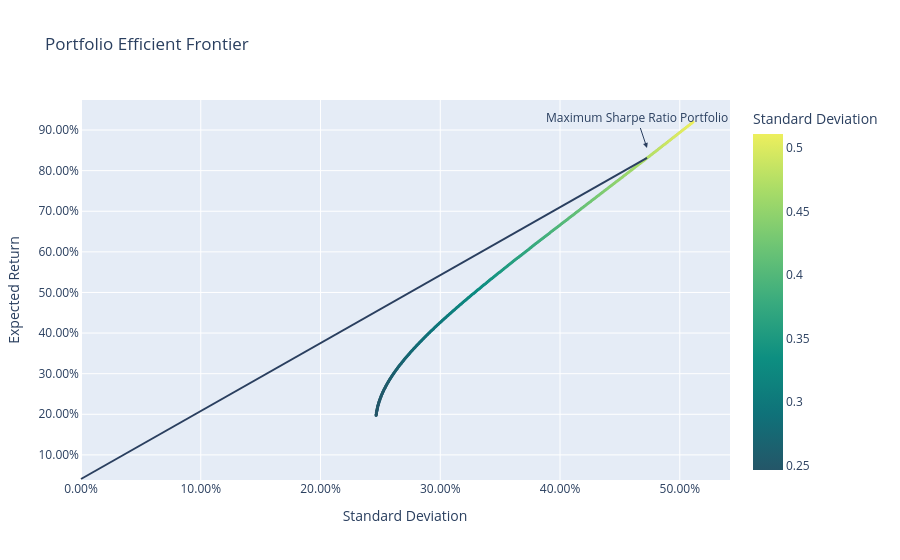

Notebook code cell kept with this figure:
### Code cell
# Step 5: PyNance Portfolio Metrics
import warnings
warnings.simplefilter(action='ignore', category=FutureWarning)

from pynance import portfolio_optimizer as po

# Select tickers for your portfolio
ticker_list = [ 'AAPL', 'NVDA']

# Create a PortfolioCalculations object
portfolio = po.PortfolioCalculations(ticker_list)

# Max Sharpe Portfolio
max_sharpe_rr = portfolio.max_sharpe_portfolio('rr')
max_sharpe_df = portfolio.max_sharpe_portfolio('df')
print("Max Sharpe Portfolio Risk/Return:")
print(max_sharpe_rr)
print("\nPortfolio Weights:")
print(max_sharpe_df)

# Min Variance Portfolio
min_var_rr = portfolio.min_var_portfolio('rr')
min_var_df = portfolio.min_var_portfolio('df')
print("\nMin Variance Portfolio Risk/Return:")
print(min_var_rr)
print("\nPortfolio Weights (Min Variance):")
print(min_var_df)

# Efficient Frontier Plot
fig = portfolio.efficient_frontier()
fig.show()

### Figure 1 — Plotly figure (JSON) as saved in the notebook; plotly's stock layout.template omitted (floating-point values rounded to 4 significant figures; data arrays with more than 128 entries replaced by an {"elided": "..."} marker saying what was removed)
{"data": [{"customdata": {"elided": "408x3 str values"}, "hovertemplate": "Standard Deviation=%{marker.color}<br>Expected Return=%{y}<br>Stock 1=%{customdata[0]}<br>Stock 2=%{customdata[1]}<br>Stock 3=%{customdata[2]}<extra></extra>", "legendgroup": "", "marker": {"color": {"elided": "408 float values"}, "coloraxis": "coloraxis", "size": 3, "symbol": "circle"}, "mode": "markers+lines", "name": "", "orientation": "v", "showlegend": false, "type": "scatter", "x": {"elided": "408 float values"}, "xaxis": "x", "y": {"elided": "408 float values"}, "yaxis": "y"}], "layout": {"annotations": [{"arrowhead": 2, "showarrow": true, "text": "Maximum Sharpe Ratio Portfolio", "x": 0.4726, "xshift": 0, "y": 0.8312, "yshift": 10}], "coloraxis": {"colorbar": {"title": {"text": "Standard Deviation"}}, "colorscale": [[0, "rgb(36, 86, 104)"], [0.1667, "rgb(15, 114, 121)"], [0.3333, "rgb(13, 143, 129)"], [0.5, "rgb(57, 171, 126)"], [0.6667, "rgb(110, 197, 116)"], [0.8333, "rgb(169, 220, 103)"], [1, "rgb(237, 239, 93)"]]}, "legend": {"tracegroupgap": 0}, "shapes": [{"type": "line", "x0": 0, "x1": 0.4726, "y0": 0.04063, "y1": 0.8312}], "title": {"text": "Portfolio Efficient Frontier"}, "xaxis": {"anchor": "y", "domain": [0, 1], "tickformat": ",.2%", "title": {"text": "Standard Deviation"}}, "yaxis": {"anchor": "x", "domain": [0, 1], "tickformat": ",.2%", "title": {"text": "Expected Return"}}}}
